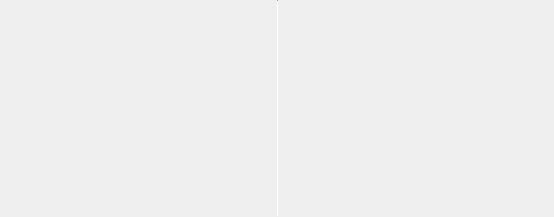
<?xml version="1.0" encoding="UTF-8"?>
<ui version="4.0">
 <class>Timeline</class>
 <widget class="QWidget" name="Timeline">
  <property name="geometry">
   <rect>
    <x>0</x>
    <y>0</y>
    <width>554</width>
    <height>217</height>
   </rect>
  </property>
  <property name="windowTitle">
   <string notr="true">Form</string>
  </property>
  <layout class="QHBoxLayout" name="horizontalLayout">
   <property name="spacing">
    <number>0</number>
   </property>
   <property name="leftMargin">
    <number>0</number>
   </property>
   <property name="topMargin">
    <number>0</number>
   </property>
   <property name="rightMargin">
    <number>0</number>
   </property>
   <property name="bottomMargin">
    <number>0</number>
   </property>
   <item>
    <widget class="QScrollArea" name="timelineLeftPane">
     <property name="frameShape">
      <enum>QFrame::NoFrame</enum>
     </property>
     <property name="verticalScrollBarPolicy">
      <enum>Qt::ScrollBarAlwaysOff</enum>
     </property>
     <property name="widgetResizable">
      <bool>true</bool>
     </property>
     <widget class="QWidget" name="scrollAreaWidgetContents">
      <property name="geometry">
       <rect>
        <x>0</x>
        <y>0</y>
        <width>277</width>
        <height>217</height>
       </rect>
      </property>
      <layout class="QVBoxLayout">
       <property name="spacing">
        <number>0</number>
       </property>
       <property name="leftMargin">
        <number>0</number>
       </property>
       <property name="topMargin">
        <number>0</number>
       </property>
       <property name="rightMargin">
        <number>0</number>
       </property>
       <property name="bottomMargin">
        <number>0</number>
       </property>
       <item>
        <layout class="QVBoxLayout" name="leftPaneLayout"/>
       </item>
       <item>
        <spacer name="verticalSpacer">
         <property name="orientation">
          <enum>Qt::Vertical</enum>
         </property>
         <property name="sizeHint" stdset="0">
          <size>
           <width>20</width>
           <height>40</height>
          </size>
         </property>
        </spacer>
       </item>
      </layout>
     </widget>
    </widget>
   </item>
   <item>
    <widget class="Line" name="line">
     <property name="maximumSize">
      <size>
       <width>1</width>
       <height>16777215</height>
      </size>
     </property>
     <property name="orientation">
      <enum>Qt::Vertical</enum>
     </property>
    </widget>
   </item>
   <item>
    <widget class="QScrollArea" name="timelineRightPane">
     <property name="frameShape">
      <enum>QFrame::NoFrame</enum>
     </property>
     <property name="widgetResizable">
      <bool>true</bool>
     </property>
     <widget class="QWidget" name="rightPaneContents">
      <property name="geometry">
       <rect>
        <x>0</x>
        <y>0</y>
        <width>276</width>
        <height>217</height>
       </rect>
      </property>
      <layout class="QVBoxLayout" name="verticalLayout_3">
       <property name="spacing">
        <number>0</number>
       </property>
       <property name="leftMargin">
        <number>0</number>
       </property>
       <property name="topMargin">
        <number>0</number>
       </property>
       <property name="rightMargin">
        <number>0</number>
       </property>
       <property name="bottomMargin">
        <number>0</number>
       </property>
       <item>
        <layout class="QVBoxLayout" name="rightPaneLayout"/>
       </item>
       <item>
        <spacer name="verticalSpacer_2">
         <property name="orientation">
          <enum>Qt::Vertical</enum>
         </property>
         <property name="sizeHint" stdset="0">
          <size>
           <width>20</width>
           <height>212</height>
          </size>
         </property>
        </spacer>
       </item>
      </layout>
     </widget>
    </widget>
   </item>
  </layout>
 </widget>
 <resources/>
 <connections/>
</ui>
